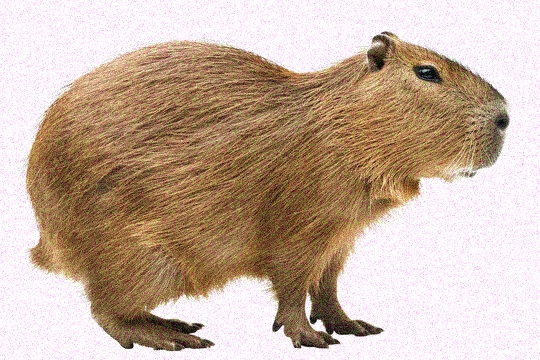
#> input picture capivara_r.jpg, 540 x 360 px
$ python exc_02.py
#> lines starting #> are read from the running program, lines starting #| are printed output that depends on the picture
import cv2
import numpy as np
import matplotlib.pyplot as plt

# o histograma de cores aparenta ter uma subida enorme após o 250
# e com as aplicações dos filtros o filtro adaptativo teve o melhor resultado
# tendo removido quase todo o ruído

img = cv2.imread("capivara_r.jpg")
#> img is the input picture: shape (360, 540, 3); mean B, G, R 160.2, 176.2, 198.5
img_rgb = cv2.cvtColor(img, cv2.COLOR_BGR2RGB)  # converte pra RGB


cores = ['R', 'G', 'B']

#para o histograma fazer do canal de cores
plt.figure(figsize=(12,4))
for i, cor in enumerate(cores):
    plt.subplot(1, 3, i+1)
    plt.title(f"Histograma {cor}")
    plt.hist(img_rgb[..., i].ravel(), bins=256, range=(0,255), color=cor.lower())
plt.show()
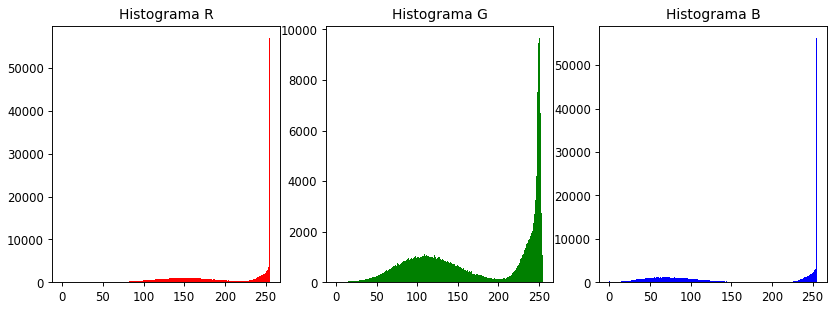
#> figure drawn by matplotlib, 3 panels; panel 1: tallest bar 57065 high, from x = 254 to 255; panel 2: tallest bar 9662 high, from x = 250 to 251; panel 3: tallest bar 56273 high, from x = 254 to 255

# suaviza, mas preserva
img_adapt = cv2.fastNlMeansDenoisingColored(img, None, h=10, hColor=10, templateWindowSize=7, searchWindowSize=21)
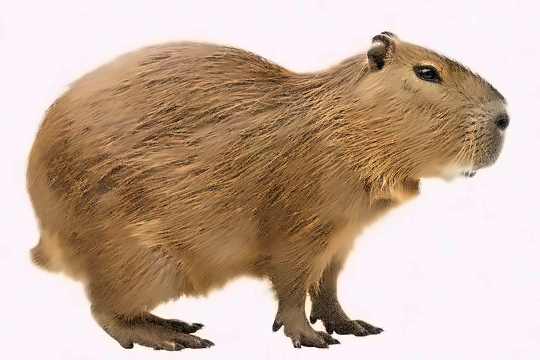
#> img_adapt: shape (360, 540, 3); mean B, G, R 158.6, 175.6, 199.5
# src, dst, altura, cor, tamanho da janela, tamanho da janela de procura

#preserva as bordas, suaviza o resto
img_bilateral = cv2.bilateralFilter(img, d=9, sigmaColor=75, sigmaSpace=75)

#CONTASSSSSSSSSSSSS, suavizar tudo é perder tudo
img_gauss = cv2.GaussianBlur(img, (5,5), 0)
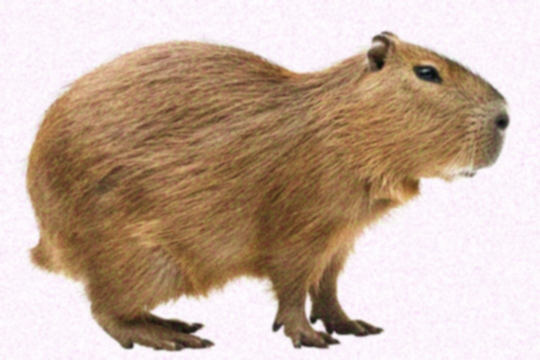
#> img_gauss: shape (360, 540, 3); mean B, G, R 160.2, 176.2, 198.5

#compara para nós no histograma as imagens bunitinhas uma de cada canto
filtros = [img, img_adapt, img_bilateral, img_gauss]
titulos = ['Original', 'Adaptativo', 'Bilateral', 'Gaussiano']

plt.figure(figsize=(16,8))
for i, (f, t) in enumerate(zip(filtros, titulos)):
    plt.subplot(2, 2, i+1)
    plt.imshow(cv2.cvtColor(f, cv2.COLOR_BGR2RGB))
    plt.title(t)
    plt.axis('off')
#> this loop made 4 passes
#> t on passes 1 to 4: 'Original', 'Adaptativo', 'Bilateral', 'Gaussiano'
plt.show()
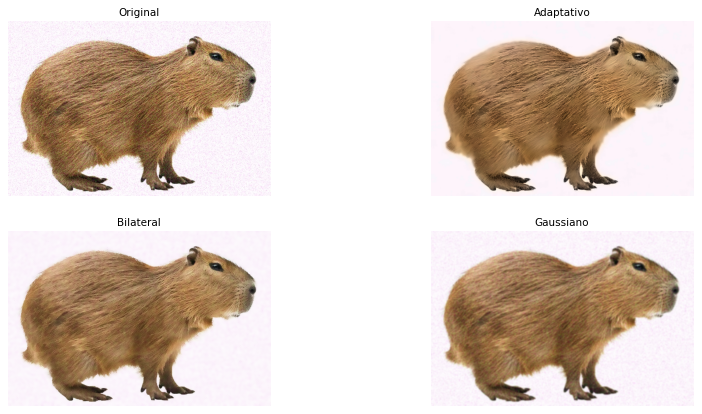
#> figure drawn by matplotlib, 4 panels
